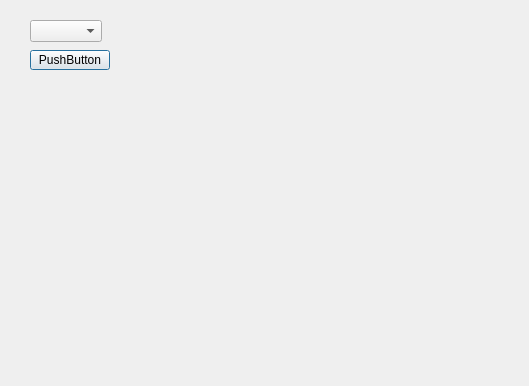
<?xml version="1.0" encoding="UTF-8"?>
<ui version="4.0">
 <class>Dialog</class>
 <widget class="QDialog" name="Dialog">
  <property name="geometry">
   <rect>
    <x>0</x>
    <y>0</y>
    <width>529</width>
    <height>386</height>
   </rect>
  </property>
  <property name="windowTitle">
   <string>Dialog</string>
  </property>
  <widget class="QComboBox" name="port_list">
   <property name="geometry">
    <rect>
     <x>30</x>
     <y>20</y>
     <width>72</width>
     <height>22</height>
    </rect>
   </property>
  </widget>
  <widget class="QPushButton" name="open">
   <property name="geometry">
    <rect>
     <x>30</x>
     <y>50</y>
     <width>80</width>
     <height>20</height>
    </rect>
   </property>
   <property name="text">
    <string>PushButton</string>
   </property>
  </widget>
 </widget>
 <layoutdefault spacing="6" margin="11"/>
 <resources/>
 <connections/>
</ui>
